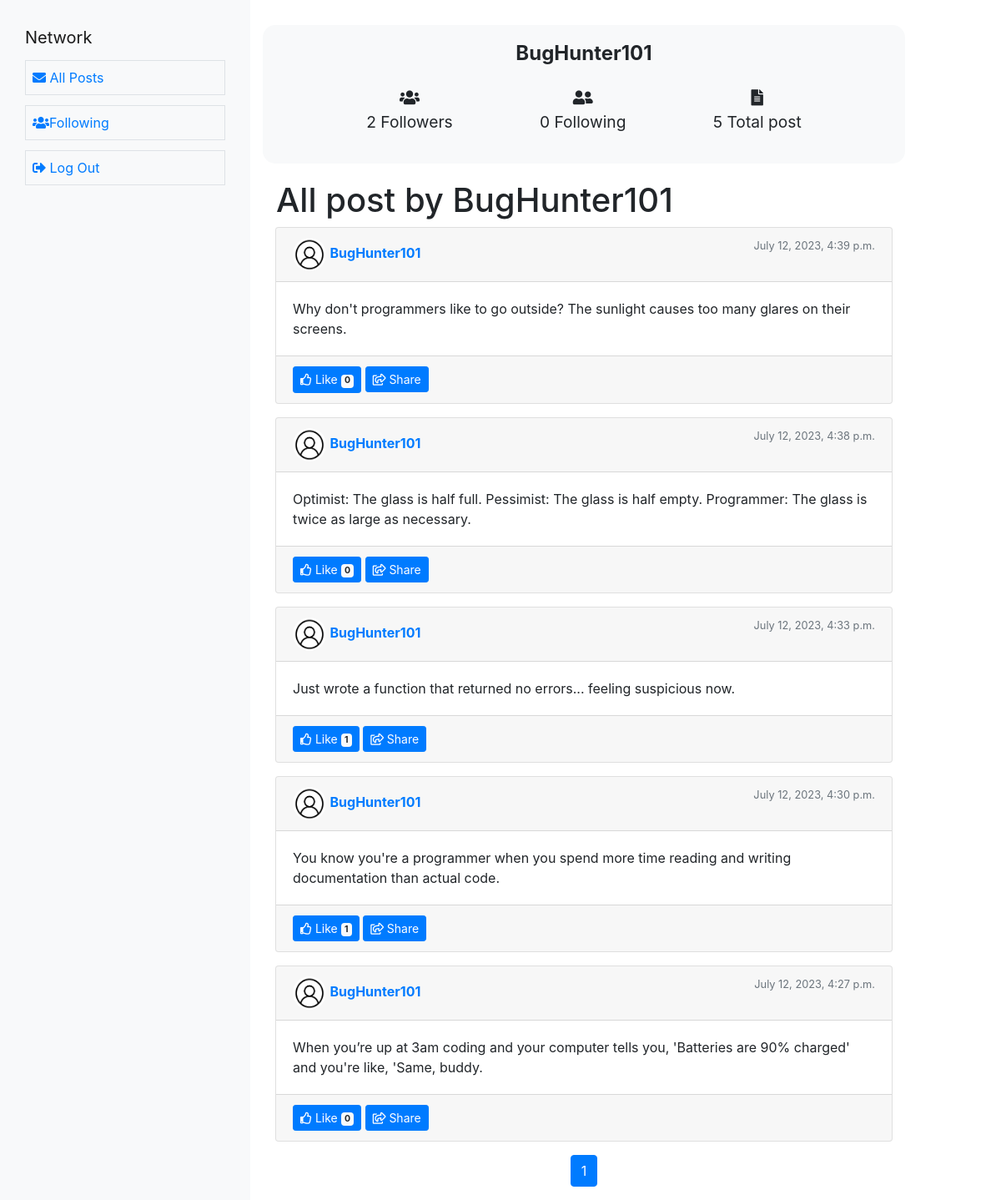
/user/BugHunter101/, run on the app's committed database.
### network/models.py (models this page shows, shortened)
class User(AbstractUser):
    pass

class Post(models.Model):
    user = models.ForeignKey(User, on_delete=models.CASCADE)
    content = models.TextField()
    like_count = models.PositiveIntegerField(default=0)
    date = models.DateTimeField(auto_now_add=True)

### network/views.py (the view)
# urls.py: path('user/<str:username>/', views.profile_view, name='profile'),
def profile_view(request, username):
    user = get_object_or_404(User, username=username)
    followed = False
    if request.user.is_authenticated:
        followed = Following.objects.filter(user=request.user, followed_user=user).exists()
    follower_count = Following.objects.filter(followed_user=user).count()
    following_count = Following.objects.filter(user = user).count()
    post_count = Post.objects.filter(user = user).count()
    posts = Post.objects.filter(user = user).order_by('-date')
    for p in posts:
        if request.user.is_authenticated:
            p.is_liked = Like.objects.filter(liked_post=p, user=request.user).exists()
        else:
            p.is_liked = False
    posts_per_page = 10
    paginator = Paginator(posts, posts_per_page)
    page_number = request.GET.get('page')  # Get the current page number from the request's query parameters
    page_obj = paginator.get_page(page_number)  # Get the Page object for the current page number
    context =  {
        'user': user,
        'posts' : posts,
        'followed' : followed,
        'follower_count' : follower_count,
        'following_count' : following_count,
        'post_count' : post_count,
        'page_obj': page_obj
    }
    return render(request, 'network/profile.html', context)

### network/templates/network/profile.html (shortened to what this page needs)
{% extends "network/layout.html" %}
{% block body %}
<div class="container main">
    <div class="row profile-header">
        <div class="col-12">
            <div class="d-flex align-items-center justify-content-center mb-3">
                <h1 class="profile-name">{{ user.username }}</h1>
            </div>
            <div class="row profile-stats">
                <div class="text-center">
                    <i class="fas fa-users fa-fw"></i>
                    <p><span class="fw-bold" id='followers_count'>{{follower_count}}</span> Followers</p>
                </div>
                <div class="text-center">
                    <i class="fas fa-user-friends fa-fw"></i>
                    <p><span class="fw-bold">{{following_count}}</span> Following</p>
                </div>
                <div class=" text-center">
                    <i class="fas fa-file-alt fa-fw"></i>
                    <p><span class="fw-bold">{{post_count}}</span> Total post</p>
                </div>
            </div>
        </div>
    </div>
    <div class="row">
        <h1 class="ml-3">All post by {{user.username}}</h1>
        {% for post in page_obj%}
        <div class="col-12 mb-3">
            <div class="card">
                <div class="card-header d-flex justify-content-between">
                    <a href="{% url 'profile' post.user.username %}">
                        <div>
                            <img
                                alt="Profile Picture" class="rounded-circle" style="width: 40px; height: 40px;">
                            <strong>{{post.user}}</strong>
                        </div>
                    </a>
                    <small class="text-muted">{{ post.date }}</small>
                </div>
                <div class="card-body" id="body_{{post.id}}">
                    <p class="card-text">{{post.content}}</p>
                </div>
                <div class="card-footer">
                    <button type="button" id="likeButton_{{post.pk}}" class="btn btn-primary btn-sm like_btn"
                        data-postid="{{post.pk}}" data-likecount="{{post.like_count}}">
                        <i class="far fa-thumbs-up"></i> {% if post.is_liked%} Unlike {% else %} Like{% endif %}
                        <span class="badge badge-light">{{post.like_count}}</span>
                    </button>
                    <button type="button" class="btn btn-primary btn-sm"><i class="far fa-share-square"></i>
                        Share</button>
                </div>
            </div>
        </div>
        {% endfor %}
        <div class="pagination-container">
            <nav aria-label="Page navigation example">
                <ul class="pagination">
                    {% if page_obj.object_list %}
                    {% for num in page_obj.paginator.page_range %}
                    <li class="page-item {% if page_obj.number == num %}active{% endif %}">
                        <a class="page-link" href="?page={{ num }}">{{ num }}</a>
                    </li>
                    {% endfor %}
                    {% endif %}
                </ul>
            </nav>
        </div>
    </div>
</div>
{% endblock %}

### network/static/network/styles.css (style rules this page uses)
.main { padding-top: 30px; }
.profile-header { background: #f8f9fa; border-radius: 15px; margin-bottom: 20px; padding: 20px; }
.profile-name { font-size: 1.5em; font-weight: bold; text-align: center; }
.profile-stats { font-size: 1.2em; display: flex; justify-content: space-evenly; }
.pagination-container { display: flex; width: 100%; justify-content: center; align-items: center; }

### data on the page
User: username "BugHunter101"
Post: user "BugHunter101", date "July 12, 2023, 4:39 p.m.", content "Why don't programmers like to go outside? The sunlight causes too many glares on their screens.", shows "Like", like_count "0"
Post: user "BugHunter101", date "July 12, 2023, 4:38 p.m.", content "Optimist: The glass is half full. Pessimist: The glass is half empty. Programmer: The glass is twice as large as necessary.", shows "Like", like_count "0"
Post: user "BugHunter101", date "July 12, 2023, 4:33 p.m.", content "Just wrote a function that returned no errors... feeling suspicious now.", shows "Like", like_count "1"
Post: user "BugHunter101", date "July 12, 2023, 4:30 p.m.", content "You know you're a programmer when you spend more time reading and writing documentation than actual code.", shows "Like", like_count "1"
Post: user "BugHunter101", date "July 12, 2023, 4:27 p.m.", content "When you’re up at 3am coding and your computer tells you, 'Batteries are 90% charged' and you're like, 'Same, buddy.", shows "Like", like_count "0"

### other printed values
{{ follower_count }} "2"
{{ following_count }} "0"
{{ post_count }} "5"
{{ num }} "1"
